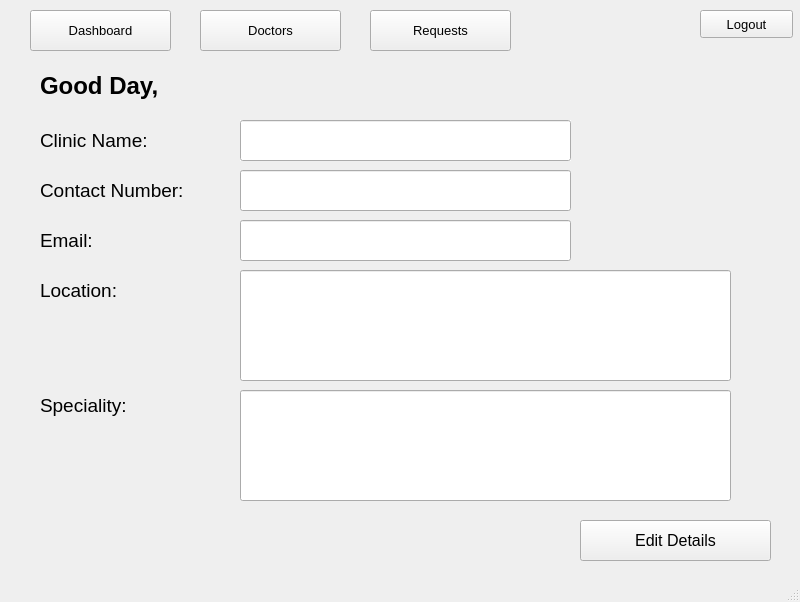
<?xml version="1.0" encoding="UTF-8"?>
<ui version="4.0">
 <class>CinicPage</class>
 <widget class="QMainWindow" name="CinicPage">
  <property name="geometry">
   <rect>
    <x>0</x>
    <y>0</y>
    <width>800</width>
    <height>602</height>
   </rect>
  </property>
  <property name="windowTitle">
   <string>Clnic Main Page</string>
  </property>
  <widget class="QWidget" name="centralwidget">
   <widget class="QLabel" name="label">
    <property name="geometry">
     <rect>
      <x>40</x>
      <y>50</y>
      <width>231</width>
      <height>71</height>
     </rect>
    </property>
    <property name="font">
     <font>
      <pointsize>18</pointsize>
      <weight>75</weight>
      <bold>true</bold>
     </font>
    </property>
    <property name="text">
     <string>Good Day,</string>
    </property>
    <property name="wordWrap">
     <bool>true</bool>
    </property>
   </widget>
   <widget class="QLabel" name="label_2">
    <property name="geometry">
     <rect>
      <x>40</x>
      <y>90</y>
      <width>621</width>
      <height>101</height>
     </rect>
    </property>
    <property name="font">
     <font>
      <pointsize>14</pointsize>
     </font>
    </property>
    <property name="text">
     <string>Clinic Name:</string>
    </property>
   </widget>
   <widget class="QLabel" name="label_3">
    <property name="geometry">
     <rect>
      <x>40</x>
      <y>260</y>
      <width>121</width>
      <height>61</height>
     </rect>
    </property>
    <property name="font">
     <font>
      <pointsize>14</pointsize>
      <strikeout>false</strikeout>
     </font>
    </property>
    <property name="mouseTracking">
     <bool>false</bool>
    </property>
    <property name="focusPolicy">
     <enum>Qt::NoFocus</enum>
    </property>
    <property name="acceptDrops">
     <bool>false</bool>
    </property>
    <property name="autoFillBackground">
     <bool>false</bool>
    </property>
    <property name="text">
     <string>Location:</string>
    </property>
    <property name="scaledContents">
     <bool>false</bool>
    </property>
    <property name="wordWrap">
     <bool>true</bool>
    </property>
   </widget>
   <widget class="QLabel" name="label_4">
    <property name="geometry">
     <rect>
      <x>40</x>
      <y>380</y>
      <width>161</width>
      <height>51</height>
     </rect>
    </property>
    <property name="font">
     <font>
      <pointsize>14</pointsize>
     </font>
    </property>
    <property name="text">
     <string>Speciality: </string>
    </property>
   </widget>
   <widget class="QToolButton" name="toolButton">
    <property name="geometry">
     <rect>
      <x>580</x>
      <y>520</y>
      <width>191</width>
      <height>41</height>
     </rect>
    </property>
    <property name="font">
     <font>
      <pointsize>12</pointsize>
     </font>
    </property>
    <property name="text">
     <string>Edit Details</string>
    </property>
    <property name="checkable">
     <bool>false</bool>
    </property>
    <property name="popupMode">
     <enum>QToolButton::DelayedPopup</enum>
    </property>
    <property name="toolButtonStyle">
     <enum>Qt::ToolButtonIconOnly</enum>
    </property>
    <property name="autoRaise">
     <bool>false</bool>
    </property>
    <property name="arrowType">
     <enum>Qt::NoArrow</enum>
    </property>
   </widget>
   <widget class="QLabel" name="label_5">
    <property name="geometry">
     <rect>
      <x>40</x>
      <y>170</y>
      <width>221</width>
      <height>41</height>
     </rect>
    </property>
    <property name="font">
     <font>
      <pointsize>14</pointsize>
     </font>
    </property>
    <property name="text">
     <string>Contact Number: </string>
    </property>
   </widget>
   <widget class="QLabel" name="label_6">
    <property name="geometry">
     <rect>
      <x>40</x>
      <y>220</y>
      <width>481</width>
      <height>41</height>
     </rect>
    </property>
    <property name="font">
     <font>
      <pointsize>14</pointsize>
     </font>
    </property>
    <property name="text">
     <string>Email:</string>
    </property>
   </widget>
   <widget class="QLineEdit" name="lineEdit">
    <property name="geometry">
     <rect>
      <x>240</x>
      <y>170</y>
      <width>331</width>
      <height>41</height>
     </rect>
    </property>
    <property name="font">
     <font>
      <pointsize>12</pointsize>
     </font>
    </property>
    <property name="text">
     <string/>
    </property>
    <property name="readOnly">
     <bool>true</bool>
    </property>
   </widget>
   <widget class="QLineEdit" name="lineEdit_2">
    <property name="geometry">
     <rect>
      <x>240</x>
      <y>120</y>
      <width>331</width>
      <height>41</height>
     </rect>
    </property>
    <property name="font">
     <font>
      <pointsize>12</pointsize>
     </font>
    </property>
    <property name="autoFillBackground">
     <bool>true</bool>
    </property>
    <property name="text">
     <string/>
    </property>
    <property name="readOnly">
     <bool>true</bool>
    </property>
   </widget>
   <widget class="QLineEdit" name="lineEdit_3">
    <property name="geometry">
     <rect>
      <x>240</x>
      <y>220</y>
      <width>331</width>
      <height>41</height>
     </rect>
    </property>
    <property name="font">
     <font>
      <pointsize>12</pointsize>
     </font>
    </property>
    <property name="text">
     <string/>
    </property>
    <property name="readOnly">
     <bool>true</bool>
    </property>
   </widget>
   <widget class="QLineEdit" name="lineEdit_4">
    <property name="geometry">
     <rect>
      <x>240</x>
      <y>270</y>
      <width>491</width>
      <height>111</height>
     </rect>
    </property>
    <property name="font">
     <font>
      <pointsize>12</pointsize>
     </font>
    </property>
    <property name="text">
     <string/>
    </property>
    <property name="readOnly">
     <bool>true</bool>
    </property>
   </widget>
   <widget class="QLineEdit" name="lineEdit_5">
    <property name="geometry">
     <rect>
      <x>240</x>
      <y>390</y>
      <width>491</width>
      <height>111</height>
     </rect>
    </property>
    <property name="font">
     <font>
      <pointsize>12</pointsize>
     </font>
    </property>
    <property name="text">
     <string/>
    </property>
    <property name="readOnly">
     <bool>true</bool>
    </property>
   </widget>
   <widget class="QPushButton" name="pushButton_2">
    <property name="geometry">
     <rect>
      <x>200</x>
      <y>10</y>
      <width>141</width>
      <height>41</height>
     </rect>
    </property>
    <property name="font">
     <font>
      <pointsize>10</pointsize>
     </font>
    </property>
    <property name="text">
     <string>Doctors</string>
    </property>
   </widget>
   <widget class="QPushButton" name="pushButton">
    <property name="geometry">
     <rect>
      <x>30</x>
      <y>10</y>
      <width>141</width>
      <height>41</height>
     </rect>
    </property>
    <property name="font">
     <font>
      <pointsize>10</pointsize>
     </font>
    </property>
    <property name="text">
     <string>Dashboard</string>
    </property>
   </widget>
   <widget class="QPushButton" name="pushButton_3">
    <property name="geometry">
     <rect>
      <x>370</x>
      <y>10</y>
      <width>141</width>
      <height>41</height>
     </rect>
    </property>
    <property name="font">
     <font>
      <pointsize>10</pointsize>
     </font>
    </property>
    <property name="text">
     <string>Requests</string>
    </property>
   </widget>
   <widget class="QPushButton" name="pushButton_4">
    <property name="geometry">
     <rect>
      <x>700</x>
      <y>10</y>
      <width>93</width>
      <height>28</height>
     </rect>
    </property>
    <property name="font">
     <font>
      <pointsize>10</pointsize>
     </font>
    </property>
    <property name="text">
     <string>Logout</string>
    </property>
   </widget>
  </widget>
  <widget class="QStatusBar" name="statusbar"/>
 </widget>
 <resources/>
 <connections/>
</ui>
